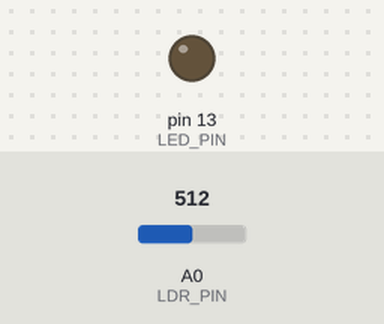
The sketch below on a simulated Arduino Uno, built with avr-gcc and run on an emulated ATmega328P. On the bench: output pins drawn as LEDs (lit = HIGH). Inputs (shaded band) come from the test bench; at power-on: A0 (LDR_PIN) = 512.

Above: at 1.2 s.
1.3 s: A0 (LDR_PIN) set to 365
2.8 s: A0 (LDR_PIN) set to 334
At 3.9 s:
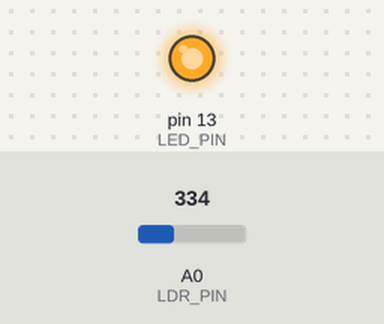
4.3 s: A0 (LDR_PIN) set to 442
5.8 s: A0 (LDR_PIN) set to 467
At 6.4 s:
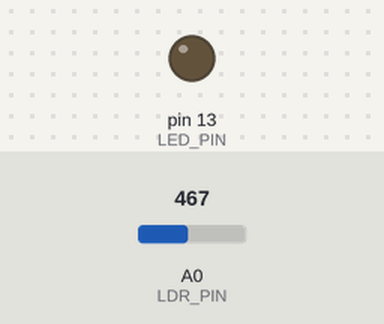
7.3 s: A0 (LDR_PIN) set to 306
At 7.7 s:
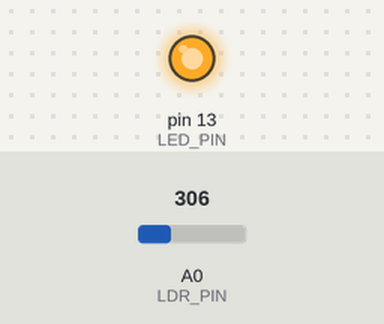
Timing chart, 0 to 9.8 s (numbered marks = the images above; inputs shaded):
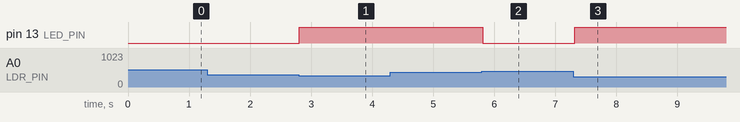

The sketch:

03_night_light_hysteresis.ino
```cpp
/*
  03 - Night Light with Hysteresis
  Fixes a problem with sketch 02: when the room is right at the
  threshold, the reading wobbles up and down and the LED flickers.
  The fix is to use TWO thresholds, one to turn on and a different
  one to turn off.

  Wiring: same as sketch 02 (see ../02_night_light_basic/schematic_2_night_light.png).

    Reading drops BELOW 350  -> turn the LED on
    Reading rises  ABOVE 450 -> turn the LED off
    In between               -> do nothing (keep the current state)

  This "gap" is called hysteresis. Thermostats use the same trick.
*/

const int LDR_PIN = A0;
const int LED_PIN = 13;
const int TURN_ON_BELOW = 350;
const int TURN_OFF_ABOVE = 450;

bool ledOn = false;

void setup() {
  pinMode(LED_PIN, OUTPUT);
}

void loop() {
  int light = analogRead(LDR_PIN);

  if (!ledOn && light < TURN_ON_BELOW) {
    ledOn = true;
  } else if (ledOn && light > TURN_OFF_ABOVE) {
    ledOn = false;
  }

  digitalWrite(LED_PIN, ledOn ? HIGH : LOW);
  delay(50);
}
```

Measured:
- the behaviour switches between 350 and 349 on A0 (LDR_PIN) (found by bisection; images 0 and 1)
- the behaviour switches between 450 and 451 on A0 (LDR_PIN) (found by bisection; images 1 and 2)
- after the input at 1.3 s, every drawn part: stays the same
- after the input at 2.8 s, pin 13 (LED_PIN): LOW → HIGH at once
- after the input at 4.3 s, every drawn part: stays the same
- after the input at 5.8 s, pin 13 (LED_PIN): HIGH → LOW at once
- after the input at 7.3 s, pin 13 (LED_PIN): LOW → HIGH at once
